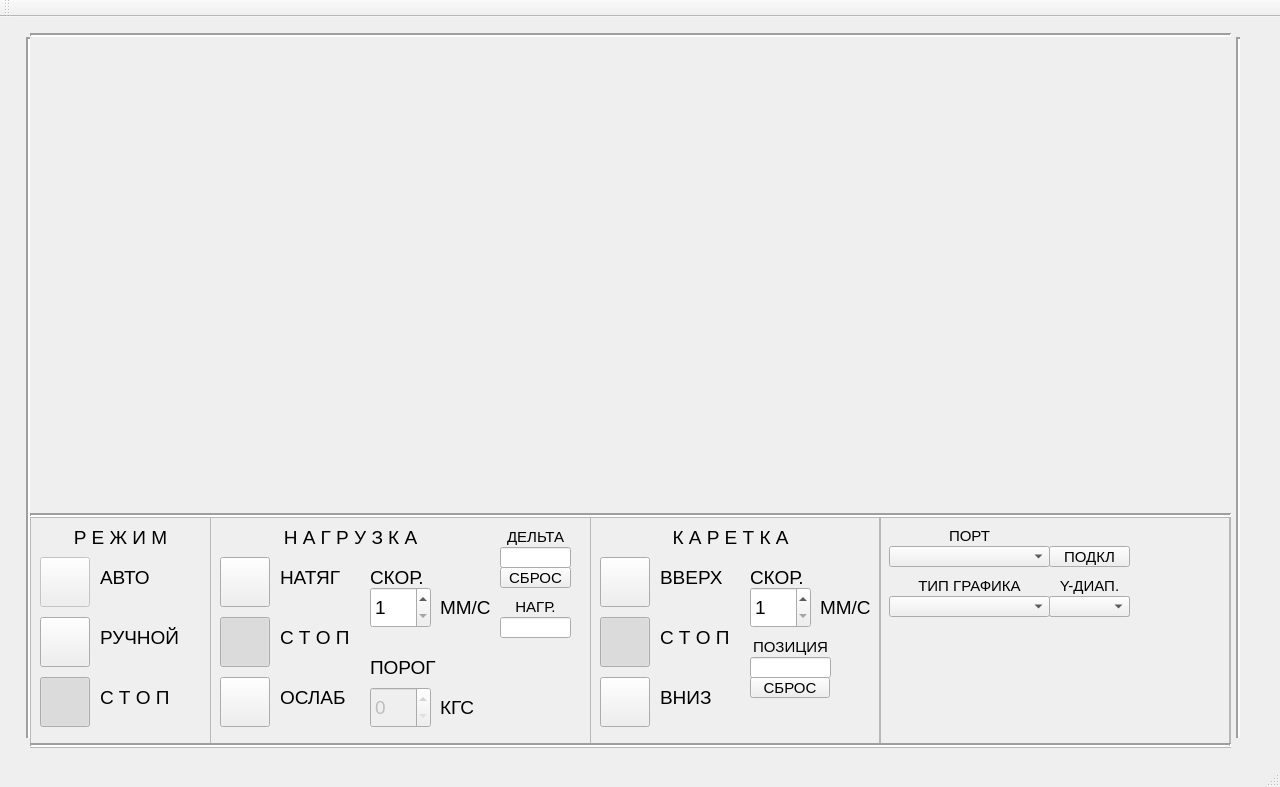
<?xml version="1.0" encoding="UTF-8"?>
<ui version="4.0">
 <class>MainWindow</class>
 <widget class="QMainWindow" name="MainWindow">
  <property name="geometry">
   <rect>
    <x>0</x>
    <y>0</y>
    <width>1280</width>
    <height>787</height>
   </rect>
  </property>
  <property name="windowTitle">
   <string>MainWindow</string>
  </property>
  <widget class="QWidget" name="centralWidget">
   <widget class="QCustomPlot" name="Delta_Force" native="true">
    <property name="geometry">
     <rect>
      <x>30</x>
      <y>20</y>
      <width>1200</width>
      <height>470</height>
     </rect>
    </property>
    <property name="maximumSize">
     <size>
      <width>1200</width>
      <height>470</height>
     </size>
    </property>
   </widget>
   <widget class="Line" name="line">
    <property name="geometry">
     <rect>
      <x>30</x>
      <y>490</y>
      <width>1201</width>
      <height>16</height>
     </rect>
    </property>
    <property name="sizePolicy">
     <sizepolicy hsizetype="Minimum" vsizetype="Fixed">
      <horstretch>0</horstretch>
      <verstretch>0</verstretch>
     </sizepolicy>
    </property>
    <property name="lineWidth">
     <number>2</number>
    </property>
    <property name="orientation">
     <enum>Qt::Horizontal</enum>
    </property>
   </widget>
   <widget class="Line" name="line_2">
    <property name="geometry">
     <rect>
      <x>20</x>
      <y>20</y>
      <width>16</width>
      <height>701</height>
     </rect>
    </property>
    <property name="lineWidth">
     <number>2</number>
    </property>
    <property name="orientation">
     <enum>Qt::Vertical</enum>
    </property>
   </widget>
   <widget class="Line" name="line_3">
    <property name="geometry">
     <rect>
      <x>30</x>
      <y>10</y>
      <width>1201</width>
      <height>16</height>
     </rect>
    </property>
    <property name="sizePolicy">
     <sizepolicy hsizetype="Minimum" vsizetype="Fixed">
      <horstretch>0</horstretch>
      <verstretch>0</verstretch>
     </sizepolicy>
    </property>
    <property name="lineWidth">
     <number>2</number>
    </property>
    <property name="orientation">
     <enum>Qt::Horizontal</enum>
    </property>
   </widget>
   <widget class="Line" name="line_4">
    <property name="geometry">
     <rect>
      <x>1230</x>
      <y>20</y>
      <width>16</width>
      <height>701</height>
     </rect>
    </property>
    <property name="lineWidth">
     <number>2</number>
    </property>
    <property name="orientation">
     <enum>Qt::Vertical</enum>
    </property>
   </widget>
   <widget class="Line" name="line_5">
    <property name="geometry">
     <rect>
      <x>30</x>
      <y>720</y>
      <width>1201</width>
      <height>16</height>
     </rect>
    </property>
    <property name="sizePolicy">
     <sizepolicy hsizetype="Minimum" vsizetype="Fixed">
      <horstretch>0</horstretch>
      <verstretch>0</verstretch>
     </sizepolicy>
    </property>
    <property name="lineWidth">
     <number>2</number>
    </property>
    <property name="orientation">
     <enum>Qt::Horizontal</enum>
    </property>
   </widget>
   <widget class="QFrame" name="Control_Panel">
    <property name="geometry">
     <rect>
      <x>30</x>
      <y>500</y>
      <width>1201</width>
      <height>231</height>
     </rect>
    </property>
    <property name="frameShape">
     <enum>QFrame::StyledPanel</enum>
    </property>
    <property name="frameShadow">
     <enum>QFrame::Raised</enum>
    </property>
    <widget class="QFrame" name="Mode">
     <property name="geometry">
      <rect>
       <x>0</x>
       <y>0</y>
       <width>181</width>
       <height>231</height>
      </rect>
     </property>
     <property name="frameShape">
      <enum>QFrame::StyledPanel</enum>
     </property>
     <property name="frameShadow">
      <enum>QFrame::Raised</enum>
     </property>
     <widget class="QLabel" name="label_2">
      <property name="geometry">
       <rect>
        <x>0</x>
        <y>10</y>
        <width>181</width>
        <height>20</height>
       </rect>
      </property>
      <property name="font">
       <font>
        <pointsize>14</pointsize>
       </font>
      </property>
      <property name="text">
       <string>Р Е Ж И М</string>
      </property>
      <property name="alignment">
       <set>Qt::AlignCenter</set>
      </property>
     </widget>
     <widget class="QPushButton" name="mode_auto">
      <property name="enabled">
       <bool>false</bool>
      </property>
      <property name="geometry">
       <rect>
        <x>10</x>
        <y>40</y>
        <width>50</width>
        <height>50</height>
       </rect>
      </property>
      <property name="text">
       <string/>
      </property>
      <property name="icon">
       <iconset resource="buttons.qrc">
        <normaloff>:/images/Button_green_off.png</normaloff>
        <normalon>:/images/Button_green_on.png</normalon>:/images/Button_green_off.png</iconset>
      </property>
      <property name="iconSize">
       <size>
        <width>50</width>
        <height>50</height>
       </size>
      </property>
      <property name="checkable">
       <bool>true</bool>
      </property>
      <property name="autoExclusive">
       <bool>true</bool>
      </property>
     </widget>
     <widget class="QPushButton" name="mode_stop">
      <property name="geometry">
       <rect>
        <x>10</x>
        <y>160</y>
        <width>50</width>
        <height>50</height>
       </rect>
      </property>
      <property name="text">
       <string/>
      </property>
      <property name="icon">
       <iconset resource="buttons.qrc">
        <normaloff>:/images/Button_red_off.png</normaloff>
        <normalon>:/images/Button_red_on.png</normalon>
        <disabledoff>:/images/Button_red_off.png</disabledoff>
        <disabledon>:/images/Button_red_on.png</disabledon>
        <activeoff>:/images/Button_red_off.png</activeoff>
        <selectedoff>:/images/Button_red_off.png</selectedoff>:/images/Button_red_off.png</iconset>
      </property>
      <property name="iconSize">
       <size>
        <width>50</width>
        <height>50</height>
       </size>
      </property>
      <property name="checkable">
       <bool>true</bool>
      </property>
      <property name="checked">
       <bool>true</bool>
      </property>
      <property name="autoExclusive">
       <bool>true</bool>
      </property>
      <property name="autoDefault">
       <bool>false</bool>
      </property>
     </widget>
     <widget class="QPushButton" name="mode_manual">
      <property name="geometry">
       <rect>
        <x>10</x>
        <y>100</y>
        <width>50</width>
        <height>50</height>
       </rect>
      </property>
      <property name="text">
       <string/>
      </property>
      <property name="icon">
       <iconset resource="buttons.qrc">
        <normaloff>:/images/Button_green_off.png</normaloff>
        <normalon>:/images/Button_green_on.png</normalon>:/images/Button_green_off.png</iconset>
      </property>
      <property name="iconSize">
       <size>
        <width>50</width>
        <height>50</height>
       </size>
      </property>
      <property name="checkable">
       <bool>true</bool>
      </property>
      <property name="autoExclusive">
       <bool>true</bool>
      </property>
     </widget>
     <widget class="QLabel" name="label_6">
      <property name="geometry">
       <rect>
        <x>70</x>
        <y>170</y>
        <width>101</width>
        <height>20</height>
       </rect>
      </property>
      <property name="font">
       <font>
        <pointsize>14</pointsize>
       </font>
      </property>
      <property name="text">
       <string>С Т О П</string>
      </property>
      <property name="alignment">
       <set>Qt::AlignLeading|Qt::AlignLeft|Qt::AlignVCenter</set>
      </property>
     </widget>
     <widget class="QLabel" name="label_7">
      <property name="geometry">
       <rect>
        <x>70</x>
        <y>110</y>
        <width>111</width>
        <height>20</height>
       </rect>
      </property>
      <property name="font">
       <font>
        <pointsize>14</pointsize>
       </font>
      </property>
      <property name="text">
       <string>РУЧНОЙ</string>
      </property>
      <property name="alignment">
       <set>Qt::AlignLeading|Qt::AlignLeft|Qt::AlignVCenter</set>
      </property>
     </widget>
     <widget class="QLabel" name="label_8">
      <property name="geometry">
       <rect>
        <x>70</x>
        <y>50</y>
        <width>111</width>
        <height>20</height>
       </rect>
      </property>
      <property name="font">
       <font>
        <pointsize>14</pointsize>
       </font>
      </property>
      <property name="text">
       <string>АВТО</string>
      </property>
      <property name="alignment">
       <set>Qt::AlignLeading|Qt::AlignLeft|Qt::AlignVCenter</set>
      </property>
     </widget>
    </widget>
    <widget class="QFrame" name="F_Panel">
     <property name="geometry">
      <rect>
       <x>180</x>
       <y>0</y>
       <width>381</width>
       <height>231</height>
      </rect>
     </property>
     <property name="frameShape">
      <enum>QFrame::StyledPanel</enum>
     </property>
     <property name="frameShadow">
      <enum>QFrame::Raised</enum>
     </property>
     <widget class="QLabel" name="label_5">
      <property name="geometry">
       <rect>
        <x>0</x>
        <y>10</y>
        <width>281</width>
        <height>20</height>
       </rect>
      </property>
      <property name="font">
       <font>
        <pointsize>14</pointsize>
       </font>
      </property>
      <property name="text">
       <string>Н А Г Р У З К А</string>
      </property>
      <property name="alignment">
       <set>Qt::AlignCenter</set>
      </property>
     </widget>
     <widget class="QPushButton" name="force_up">
      <property name="enabled">
       <bool>true</bool>
      </property>
      <property name="geometry">
       <rect>
        <x>10</x>
        <y>40</y>
        <width>50</width>
        <height>50</height>
       </rect>
      </property>
      <property name="text">
       <string/>
      </property>
      <property name="icon">
       <iconset resource="buttons.qrc">
        <normaloff>:/images/Button_green_off.png</normaloff>
        <normalon>:/images/Button_green_on.png</normalon>:/images/Button_green_off.png</iconset>
      </property>
      <property name="iconSize">
       <size>
        <width>50</width>
        <height>50</height>
       </size>
      </property>
      <property name="checkable">
       <bool>true</bool>
      </property>
      <property name="autoExclusive">
       <bool>true</bool>
      </property>
     </widget>
     <widget class="QPushButton" name="force_stop">
      <property name="enabled">
       <bool>true</bool>
      </property>
      <property name="geometry">
       <rect>
        <x>10</x>
        <y>100</y>
        <width>50</width>
        <height>50</height>
       </rect>
      </property>
      <property name="text">
       <string/>
      </property>
      <property name="icon">
       <iconset resource="buttons.qrc">
        <normaloff>:/images/Button_red_off.png</normaloff>
        <normalon>:/images/Button_red_on.png</normalon>
        <activeoff>:/images/Button_red_off.png</activeoff>
        <selectedoff>:/images/Button_red_off.png</selectedoff>:/images/Button_red_off.png</iconset>
      </property>
      <property name="iconSize">
       <size>
        <width>50</width>
        <height>50</height>
       </size>
      </property>
      <property name="checkable">
       <bool>true</bool>
      </property>
      <property name="checked">
       <bool>true</bool>
      </property>
      <property name="autoExclusive">
       <bool>true</bool>
      </property>
      <property name="autoDefault">
       <bool>false</bool>
      </property>
     </widget>
     <widget class="QLabel" name="label_15">
      <property name="geometry">
       <rect>
        <x>70</x>
        <y>110</y>
        <width>101</width>
        <height>20</height>
       </rect>
      </property>
      <property name="font">
       <font>
        <pointsize>14</pointsize>
       </font>
      </property>
      <property name="text">
       <string>С Т О П</string>
      </property>
      <property name="alignment">
       <set>Qt::AlignLeading|Qt::AlignLeft|Qt::AlignVCenter</set>
      </property>
     </widget>
     <widget class="QLabel" name="label_17">
      <property name="geometry">
       <rect>
        <x>70</x>
        <y>50</y>
        <width>111</width>
        <height>20</height>
       </rect>
      </property>
      <property name="font">
       <font>
        <pointsize>14</pointsize>
       </font>
      </property>
      <property name="text">
       <string>НАТЯГ</string>
      </property>
      <property name="alignment">
       <set>Qt::AlignLeading|Qt::AlignLeft|Qt::AlignVCenter</set>
      </property>
     </widget>
     <widget class="QPushButton" name="force_down">
      <property name="enabled">
       <bool>true</bool>
      </property>
      <property name="geometry">
       <rect>
        <x>10</x>
        <y>160</y>
        <width>50</width>
        <height>50</height>
       </rect>
      </property>
      <property name="text">
       <string/>
      </property>
      <property name="icon">
       <iconset resource="buttons.qrc">
        <normaloff>:/images/Button_green_off.png</normaloff>
        <normalon>:/images/Button_green_on.png</normalon>:/images/Button_green_off.png</iconset>
      </property>
      <property name="iconSize">
       <size>
        <width>50</width>
        <height>50</height>
       </size>
      </property>
      <property name="checkable">
       <bool>true</bool>
      </property>
      <property name="autoExclusive">
       <bool>true</bool>
      </property>
     </widget>
     <widget class="QLabel" name="label_16">
      <property name="geometry">
       <rect>
        <x>70</x>
        <y>170</y>
        <width>111</width>
        <height>20</height>
       </rect>
      </property>
      <property name="font">
       <font>
        <pointsize>14</pointsize>
       </font>
      </property>
      <property name="text">
       <string>ОСЛАБ</string>
      </property>
      <property name="alignment">
       <set>Qt::AlignLeading|Qt::AlignLeft|Qt::AlignVCenter</set>
      </property>
     </widget>
     <widget class="QSpinBox" name="force_speed">
      <property name="geometry">
       <rect>
        <x>160</x>
        <y>70</y>
        <width>61</width>
        <height>41</height>
       </rect>
      </property>
      <property name="font">
       <font>
        <pointsize>14</pointsize>
       </font>
      </property>
      <property name="toolTip">
       <string/>
      </property>
      <property name="suffix">
       <string/>
      </property>
      <property name="minimum">
       <number>1</number>
      </property>
      <property name="maximum">
       <number>10</number>
      </property>
     </widget>
     <widget class="QLabel" name="label_18">
      <property name="geometry">
       <rect>
        <x>160</x>
        <y>50</y>
        <width>61</width>
        <height>20</height>
       </rect>
      </property>
      <property name="font">
       <font>
        <pointsize>14</pointsize>
       </font>
      </property>
      <property name="text">
       <string>СКОР.</string>
      </property>
      <property name="alignment">
       <set>Qt::AlignLeading|Qt::AlignLeft|Qt::AlignVCenter</set>
      </property>
     </widget>
     <widget class="QSpinBox" name="force_limit">
      <property name="enabled">
       <bool>false</bool>
      </property>
      <property name="geometry">
       <rect>
        <x>160</x>
        <y>170</y>
        <width>61</width>
        <height>41</height>
       </rect>
      </property>
      <property name="font">
       <font>
        <pointsize>14</pointsize>
       </font>
      </property>
     </widget>
     <widget class="QLabel" name="label_19">
      <property name="geometry">
       <rect>
        <x>160</x>
        <y>140</y>
        <width>71</width>
        <height>20</height>
       </rect>
      </property>
      <property name="font">
       <font>
        <pointsize>14</pointsize>
       </font>
      </property>
      <property name="text">
       <string>ПОРОГ</string>
      </property>
      <property name="alignment">
       <set>Qt::AlignLeading|Qt::AlignLeft|Qt::AlignVCenter</set>
      </property>
     </widget>
     <widget class="QLabel" name="label_20">
      <property name="geometry">
       <rect>
        <x>230</x>
        <y>70</y>
        <width>61</width>
        <height>41</height>
       </rect>
      </property>
      <property name="font">
       <font>
        <pointsize>14</pointsize>
       </font>
      </property>
      <property name="text">
       <string>ММ/С</string>
      </property>
      <property name="alignment">
       <set>Qt::AlignLeading|Qt::AlignLeft|Qt::AlignVCenter</set>
      </property>
     </widget>
     <widget class="QLabel" name="label_21">
      <property name="geometry">
       <rect>
        <x>230</x>
        <y>170</y>
        <width>61</width>
        <height>41</height>
       </rect>
      </property>
      <property name="font">
       <font>
        <pointsize>14</pointsize>
       </font>
      </property>
      <property name="text">
       <string>КГС</string>
      </property>
      <property name="alignment">
       <set>Qt::AlignLeading|Qt::AlignLeft|Qt::AlignVCenter</set>
      </property>
     </widget>
     <widget class="QLineEdit" name="force_delta">
      <property name="enabled">
       <bool>true</bool>
      </property>
      <property name="geometry">
       <rect>
        <x>290</x>
        <y>30</y>
        <width>71</width>
        <height>21</height>
       </rect>
      </property>
      <property name="font">
       <font>
        <pointsize>11</pointsize>
       </font>
      </property>
      <property name="readOnly">
       <bool>true</bool>
      </property>
     </widget>
     <widget class="QLabel" name="label_27">
      <property name="geometry">
       <rect>
        <x>290</x>
        <y>10</y>
        <width>71</width>
        <height>20</height>
       </rect>
      </property>
      <property name="font">
       <font>
        <pointsize>11</pointsize>
       </font>
      </property>
      <property name="text">
       <string>ДЕЛЬТА</string>
      </property>
      <property name="alignment">
       <set>Qt::AlignCenter</set>
      </property>
     </widget>
     <widget class="QLineEdit" name="force_pow">
      <property name="enabled">
       <bool>true</bool>
      </property>
      <property name="geometry">
       <rect>
        <x>290</x>
        <y>100</y>
        <width>71</width>
        <height>21</height>
       </rect>
      </property>
      <property name="font">
       <font>
        <pointsize>11</pointsize>
       </font>
      </property>
      <property name="readOnly">
       <bool>true</bool>
      </property>
     </widget>
     <widget class="QLabel" name="label_29">
      <property name="geometry">
       <rect>
        <x>290</x>
        <y>80</y>
        <width>71</width>
        <height>20</height>
       </rect>
      </property>
      <property name="font">
       <font>
        <pointsize>11</pointsize>
       </font>
      </property>
      <property name="text">
       <string>НАГР.</string>
      </property>
      <property name="alignment">
       <set>Qt::AlignCenter</set>
      </property>
     </widget>
     <widget class="QPushButton" name="f_reset">
      <property name="geometry">
       <rect>
        <x>290</x>
        <y>50</y>
        <width>71</width>
        <height>21</height>
       </rect>
      </property>
      <property name="font">
       <font>
        <pointsize>11</pointsize>
       </font>
      </property>
      <property name="text">
       <string>СБРОС</string>
      </property>
     </widget>
    </widget>
    <widget class="QFrame" name="M_panel">
     <property name="geometry">
      <rect>
       <x>560</x>
       <y>0</y>
       <width>291</width>
       <height>231</height>
      </rect>
     </property>
     <property name="frameShape">
      <enum>QFrame::StyledPanel</enum>
     </property>
     <property name="frameShadow">
      <enum>QFrame::Raised</enum>
     </property>
     <widget class="QLabel" name="label_22">
      <property name="geometry">
       <rect>
        <x>0</x>
        <y>10</y>
        <width>281</width>
        <height>20</height>
       </rect>
      </property>
      <property name="font">
       <font>
        <pointsize>14</pointsize>
       </font>
      </property>
      <property name="text">
       <string>К А Р Е Т К А</string>
      </property>
      <property name="alignment">
       <set>Qt::AlignCenter</set>
      </property>
     </widget>
     <widget class="QPushButton" name="sensor_up">
      <property name="enabled">
       <bool>true</bool>
      </property>
      <property name="geometry">
       <rect>
        <x>10</x>
        <y>40</y>
        <width>50</width>
        <height>50</height>
       </rect>
      </property>
      <property name="text">
       <string/>
      </property>
      <property name="icon">
       <iconset resource="buttons.qrc">
        <normaloff>:/images/Button_green_off.png</normaloff>
        <normalon>:/images/Button_green_on.png</normalon>:/images/Button_green_off.png</iconset>
      </property>
      <property name="iconSize">
       <size>
        <width>50</width>
        <height>50</height>
       </size>
      </property>
      <property name="checkable">
       <bool>true</bool>
      </property>
      <property name="autoExclusive">
       <bool>true</bool>
      </property>
     </widget>
     <widget class="QPushButton" name="sensor_stop">
      <property name="enabled">
       <bool>true</bool>
      </property>
      <property name="geometry">
       <rect>
        <x>10</x>
        <y>100</y>
        <width>50</width>
        <height>50</height>
       </rect>
      </property>
      <property name="text">
       <string/>
      </property>
      <property name="icon">
       <iconset resource="buttons.qrc">
        <normaloff>:/images/Button_red_off.png</normaloff>
        <normalon>:/images/Button_red_on.png</normalon>
        <activeoff>:/images/Button_red_off.png</activeoff>
        <selectedoff>:/images/Button_red_off.png</selectedoff>:/images/Button_red_off.png</iconset>
      </property>
      <property name="iconSize">
       <size>
        <width>50</width>
        <height>50</height>
       </size>
      </property>
      <property name="checkable">
       <bool>true</bool>
      </property>
      <property name="checked">
       <bool>true</bool>
      </property>
      <property name="autoExclusive">
       <bool>true</bool>
      </property>
      <property name="autoDefault">
       <bool>false</bool>
      </property>
     </widget>
     <widget class="QLabel" name="label_23">
      <property name="geometry">
       <rect>
        <x>70</x>
        <y>110</y>
        <width>101</width>
        <height>20</height>
       </rect>
      </property>
      <property name="font">
       <font>
        <pointsize>14</pointsize>
       </font>
      </property>
      <property name="text">
       <string>С Т О П</string>
      </property>
      <property name="alignment">
       <set>Qt::AlignLeading|Qt::AlignLeft|Qt::AlignVCenter</set>
      </property>
     </widget>
     <widget class="QLabel" name="label_24">
      <property name="geometry">
       <rect>
        <x>70</x>
        <y>50</y>
        <width>71</width>
        <height>20</height>
       </rect>
      </property>
      <property name="font">
       <font>
        <pointsize>14</pointsize>
       </font>
      </property>
      <property name="text">
       <string>ВВЕРХ</string>
      </property>
      <property name="alignment">
       <set>Qt::AlignLeading|Qt::AlignLeft|Qt::AlignVCenter</set>
      </property>
     </widget>
     <widget class="QPushButton" name="sensor_down">
      <property name="enabled">
       <bool>true</bool>
      </property>
      <property name="geometry">
       <rect>
        <x>10</x>
        <y>160</y>
        <width>50</width>
        <height>50</height>
       </rect>
      </property>
      <property name="text">
       <string/>
      </property>
      <property name="icon">
       <iconset resource="buttons.qrc">
        <normaloff>:/images/Button_green_off.png</normaloff>
        <normalon>:/images/Button_green_on.png</normalon>:/images/Button_green_off.png</iconset>
      </property>
      <property name="iconSize">
       <size>
        <width>50</width>
        <height>50</height>
       </size>
      </property>
      <property name="checkable">
       <bool>true</bool>
      </property>
      <property name="autoExclusive">
       <bool>true</bool>
      </property>
     </widget>
     <widget class="QLabel" name="label_25">
      <property name="geometry">
       <rect>
        <x>70</x>
        <y>170</y>
        <width>111</width>
        <height>20</height>
       </rect>
      </property>
      <property name="font">
       <font>
        <pointsize>14</pointsize>
       </font>
      </property>
      <property name="text">
       <string>ВНИЗ</string>
      </property>
      <property name="alignment">
       <set>Qt::AlignLeading|Qt::AlignLeft|Qt::AlignVCenter</set>
      </property>
     </widget>
     <widget class="QSpinBox" name="sensor_speed">
      <property name="geometry">
       <rect>
        <x>160</x>
        <y>70</y>
        <width>61</width>
        <height>41</height>
       </rect>
      </property>
      <property name="font">
       <font>
        <pointsize>14</pointsize>
       </font>
      </property>
      <property name="toolTip">
       <string/>
      </property>
      <property name="suffix">
       <string/>
      </property>
      <property name="minimum">
       <number>1</number>
      </property>
      <property name="maximum">
       <number>10</number>
      </property>
     </widget>
     <widget class="QLabel" name="label_26">
      <property name="geometry">
       <rect>
        <x>160</x>
        <y>50</y>
        <width>61</width>
        <height>20</height>
       </rect>
      </property>
      <property name="font">
       <font>
        <pointsize>14</pointsize>
       </font>
      </property>
      <property name="text">
       <string>СКОР.</string>
      </property>
      <property name="alignment">
       <set>Qt::AlignLeading|Qt::AlignLeft|Qt::AlignVCenter</set>
      </property>
     </widget>
     <widget class="QLabel" name="label_28">
      <property name="geometry">
       <rect>
        <x>230</x>
        <y>70</y>
        <width>51</width>
        <height>41</height>
       </rect>
      </property>
      <property name="font">
       <font>
        <pointsize>14</pointsize>
       </font>
      </property>
      <property name="text">
       <string>ММ/С</string>
      </property>
      <property name="alignment">
       <set>Qt::AlignLeading|Qt::AlignLeft|Qt::AlignVCenter</set>
      </property>
     </widget>
     <widget class="QLineEdit" name="sensor_pos">
      <property name="enabled">
       <bool>true</bool>
      </property>
      <property name="geometry">
       <rect>
        <x>160</x>
        <y>140</y>
        <width>81</width>
        <height>21</height>
       </rect>
      </property>
      <property name="font">
       <font>
        <pointsize>11</pointsize>
       </font>
      </property>
      <property name="readOnly">
       <bool>true</bool>
      </property>
     </widget>
     <widget class="QLabel" name="label_30">
      <property name="geometry">
       <rect>
        <x>160</x>
        <y>120</y>
        <width>81</width>
        <height>20</height>
       </rect>
      </property>
      <property name="font">
       <font>
        <pointsize>11</pointsize>
       </font>
      </property>
      <property name="text">
       <string>ПОЗИЦИЯ</string>
      </property>
      <property name="alignment">
       <set>Qt::AlignCenter</set>
      </property>
     </widget>
     <widget class="QPushButton" name="m_reset">
      <property name="geometry">
       <rect>
        <x>160</x>
        <y>160</y>
        <width>80</width>
        <height>21</height>
       </rect>
      </property>
      <property name="font">
       <font>
        <pointsize>11</pointsize>
       </font>
      </property>
      <property name="text">
       <string>СБРОС</string>
      </property>
     </widget>
    </widget>
    <widget class="QFrame" name="Misc">
     <property name="geometry">
      <rect>
       <x>849</x>
       <y>-1</y>
       <width>351</width>
       <height>231</height>
      </rect>
     </property>
     <property name="frameShape">
      <enum>QFrame::StyledPanel</enum>
     </property>
     <property name="frameShadow">
      <enum>QFrame::Raised</enum>
     </property>
     <widget class="QComboBox" name="SelSerial">
      <property name="geometry">
       <rect>
        <x>10</x>
        <y>30</y>
        <width>161</width>
        <height>21</height>
       </rect>
      </property>
      <property name="font">
       <font>
        <pointsize>11</pointsize>
       </font>
      </property>
      <property name="editable">
       <bool>false</bool>
      </property>
     </widget>
     <widget class="QPushButton" name="ConnSerial">
      <property name="geometry">
       <rect>
        <x>170</x>
        <y>30</y>
        <width>81</width>
        <height>21</height>
       </rect>
      </property>
      <property name="font">
       <font>
        <pointsize>11</pointsize>
       </font>
      </property>
      <property name="text">
       <string>ПОДКЛ</string>
      </property>
     </widget>
     <widget class="QLabel" name="label_31">
      <property name="geometry">
       <rect>
        <x>10</x>
        <y>10</y>
        <width>161</width>
        <height>20</height>
       </rect>
      </property>
      <property name="font">
       <font>
        <pointsize>11</pointsize>
       </font>
      </property>
      <property name="text">
       <string>ПОРТ</string>
      </property>
      <property name="alignment">
       <set>Qt::AlignCenter</set>
      </property>
     </widget>
     <widget class="QComboBox" name="GraphType">
      <property name="enabled">
       <bool>true</bool>
      </property>
      <property name="geometry">
       <rect>
        <x>10</x>
        <y>80</y>
        <width>161</width>
        <height>21</height>
       </rect>
      </property>
      <property name="font">
       <font>
        <pointsize>11</pointsize>
       </font>
      </property>
      <property name="editable">
       <bool>false</bool>
      </property>
     </widget>
     <widget class="QLabel" name="label_32">
      <property name="geometry">
       <rect>
        <x>10</x>
        <y>60</y>
        <width>161</width>
        <height>20</height>
       </rect>
      </property>
      <property name="font">
       <font>
        <pointsize>11</pointsize>
       </font>
      </property>
      <property name="text">
       <string>ТИП ГРАФИКА</string>
      </property>
      <property name="alignment">
       <set>Qt::AlignCenter</set>
      </property>
     </widget>
     <widget class="QComboBox" name="P_Scale">
      <property name="enabled">
       <bool>true</bool>
      </property>
      <property name="geometry">
       <rect>
        <x>170</x>
        <y>80</y>
        <width>81</width>
        <height>21</height>
       </rect>
      </property>
      <property name="font">
       <font>
        <pointsize>11</pointsize>
       </font>
      </property>
      <property name="editable">
       <bool>false</bool>
      </property>
     </widget>
     <widget class="QLabel" name="label_33">
      <property name="geometry">
       <rect>
        <x>170</x>
        <y>60</y>
        <width>81</width>
        <height>20</height>
       </rect>
      </property>
      <property name="font">
       <font>
        <pointsize>11</pointsize>
       </font>
      </property>
      <property name="text">
       <string>Y-ДИАП.</string>
      </property>
      <property name="alignment">
       <set>Qt::AlignCenter</set>
      </property>
     </widget>
     <widget class="QComboBox" name="F_Scale">
      <property name="enabled">
       <bool>true</bool>
      </property>
      <property name="geometry">
       <rect>
        <x>170</x>
        <y>80</y>
        <width>81</width>
        <height>21</height>
       </rect>
      </property>
      <property name="font">
       <font>
        <pointsize>11</pointsize>
       </font>
      </property>
      <property name="editable">
       <bool>false</bool>
      </property>
     </widget>
    </widget>
   </widget>
   <widget class="QCustomPlot" name="Potential" native="true">
    <property name="geometry">
     <rect>
      <x>30</x>
      <y>20</y>
      <width>1200</width>
      <height>470</height>
     </rect>
    </property>
    <property name="maximumSize">
     <size>
      <width>1200</width>
      <height>470</height>
     </size>
    </property>
   </widget>
   <zorder>Control_Panel</zorder>
   <zorder>Delta_Force</zorder>
   <zorder>line</zorder>
   <zorder>line_2</zorder>
   <zorder>line_3</zorder>
   <zorder>line_4</zorder>
   <zorder>line_5</zorder>
   <zorder>Potential</zorder>
  </widget>
  <widget class="QMenuBar" name="menuBar">
   <property name="geometry">
    <rect>
     <x>0</x>
     <y>0</y>
     <width>1280</width>
     <height>19</height>
    </rect>
   </property>
  </widget>
  <widget class="QToolBar" name="mainToolBar">
   <attribute name="toolBarArea">
    <enum>TopToolBarArea</enum>
   </attribute>
   <attribute name="toolBarBreak">
    <bool>false</bool>
   </attribute>
  </widget>
  <widget class="QStatusBar" name="statusBar"/>
 </widget>
 <layoutdefault spacing="6" margin="11"/>
 <customwidgets>
  <customwidget>
   <class>QCustomPlot</class>
   <extends>QWidget</extends>
   <header>qcustomplot/qcustomplot.h</header>
   <container>1</container>
  </customwidget>
 </customwidgets>
 <resources>
  <include location="buttons.qrc"/>
 </resources>
 <connections/>
</ui>
